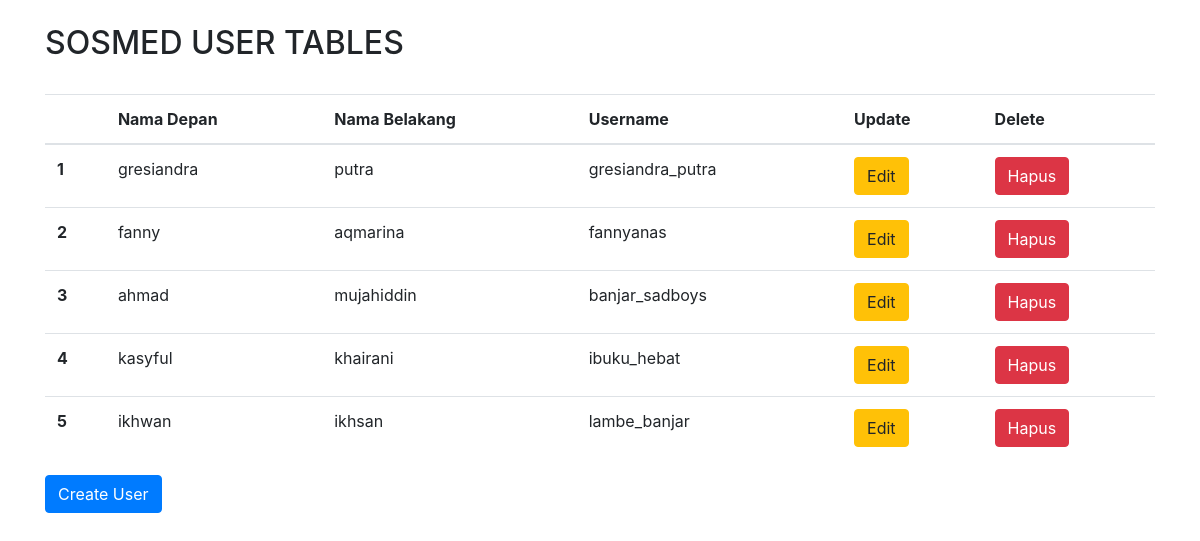
/sosmed/, run on an earlier commit of the app's database.
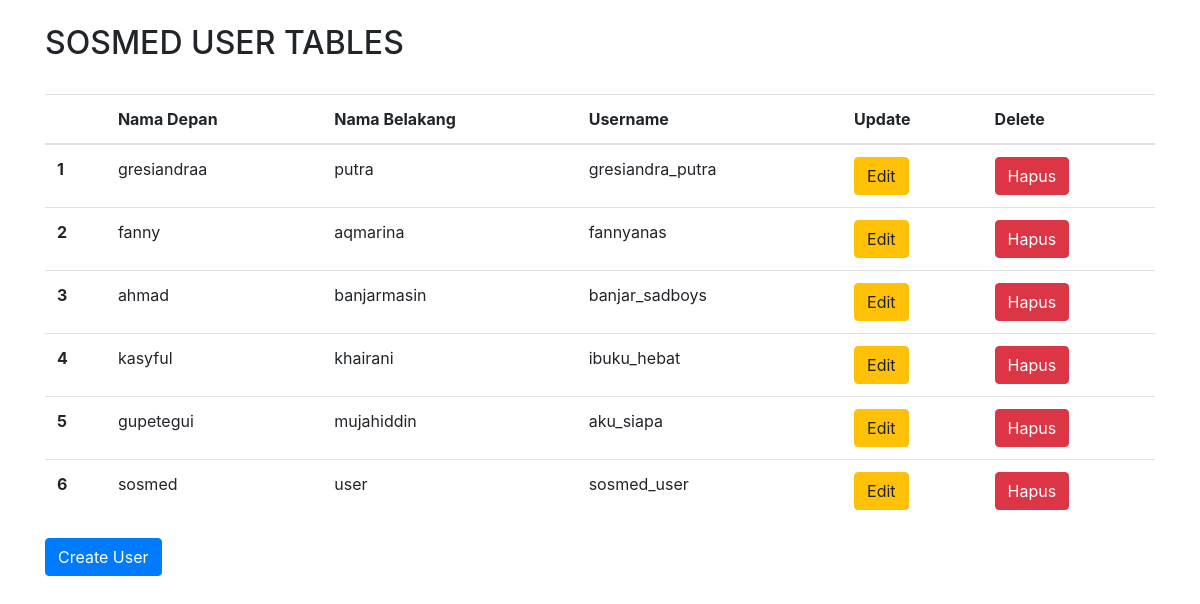
And on a later commit of the database.
### sosmed/models.py (models this page shows, shortened)
class sosmedModel(models.Model):
    nama_depan = models.CharField(max_length=100)
    nama_belakang = models.CharField(max_length=100)
    username = models.CharField(max_length=100)

### sosmed/views.py (the view)
def index(request):
    semua_akun = sosmedModel.objects.all()
    context = {
        'heading':'Selamat datang di app sosmed',
        'semua_akun': semua_akun
    }
    return render(request, 'sosmed/index.html', context)

### sosmed/templates/sosmed/index.html (shortened to what this page needs)
{% extends 'base.html' %}
{% block contents %}
<br>
<h2>SOSMED USER TABLES</h2>
<br>
<table class="table">
    <thead>
      <tr>
        <th scope="col"></th>
        <th scope="col">Nama Depan</th>
        <th scope="col">Nama Belakang</th>
        <th scope="col">Username</th>
        <th scope="col">Update</th>
        <th scope="col">Delete</th>
      </tr>
    </thead>
    <tbody>
        {% for akun in semua_akun %}
            <tr>
                <th scope="row">{{forloop.counter}}</th>
                <td>{{akun.nama_depan}}</td>
                <td>{{akun.nama_belakang}}</td>
                <td>{{akun.username}}</td>
                <td><a class="btn btn-warning" href="{% url 'sosmed:update' akun.id %}">Edit</a></td>
                <td><a class="btn btn-danger" href="{% url 'sosmed:delete' akun.id %}">Hapus</a></td>
            </tr>
        {% endfor %}
    </tbody>
  </table>
  <a class="btn btn-primary" href="{% url 'sosmed:create' %}">Create User</a>
{% endblock contents %}

### templates/base.html (shortened to what this page needs)
<!doctype html>
<html lang="en">
  <head>
    <link rel="stylesheet" href="https://maxcdn.bootstrapcdn.com/bootstrap/4.0.0/css/bootstrap.min.css">
  </head>
  <body>
    <div class="container">
        {% block contents %}
        {% endblock contents %}
    </div>
  </body>
</html>

What changed in the data, as far as the page shows it:
removed sosmedModel: nama_depan "ikhwan", nama_belakang "ikhsan", username "lambe_banjar"
changed sosmedModel "putra": nama_depan "gresiandra" → "gresiandraa"
changed sosmedModel "ahmad": nama_belakang "mujahiddin" → "banjarmasin"
added sosmedModel: nama_depan "gupetegui", nama_belakang "mujahiddin", username "aku_siapa"
added sosmedModel: nama_depan "sosmed", nama_belakang "user", username "sosmed_user"
